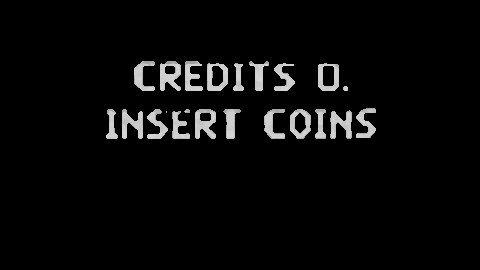
#> input picture TextRec/19375.png, 480 x 270 px, given in place of 20.jpg, which was not available
$ python OCR2.py
#> lines starting #> are read from the running program, lines starting #| are printed output that depends on the picture
import os
import numpy as np
import cv2
import pytesseract


def main():
    img = cv2.imread('/home/felipe/Downloads/20.jpg')
#> img is the input picture: shape (270, 480, 3); min 0, max 215, mean 9
    img_gray = cv2.cvtColor(img, cv2.COLOR_BGR2GRAY)
    img_gray = cv2.threshold(img_gray, 156, 255, cv2.THRESH_TOZERO)[1]
    kernel = np.ones((3, 3), np.uint8)
    img_gray = cv2.dilate(img_gray, kernel, iterations=1)
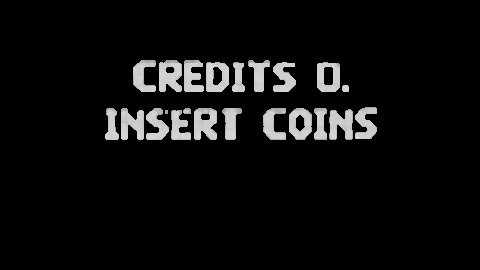
#> img_gray: shape (270, 480); min 0, max 215, mean 13.3
    img_gray = cv2.erode(img_gray, kernel, iterations=1)
    img_gray = cv2.medianBlur(img_gray, 3)
    filename = "{}.png".format(os.getpid())
    cv2.imwrite(filename, img_gray)
#> (the run stopped early here; a loop or call above may not have finished)

$ run again, on TextRec/pingue.jpg
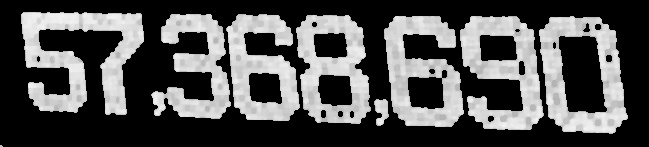
#> input picture TextRec/pingue.jpg, 649 x 147 px, given in place of 20.jpg, which was not available
#> in main, img is the input picture: shape (147, 649, 3); min 0, max 245, mean 81.8
#> in main, `img_gray = cv2.dilate(img_gray, kernel, iterations=1)`:
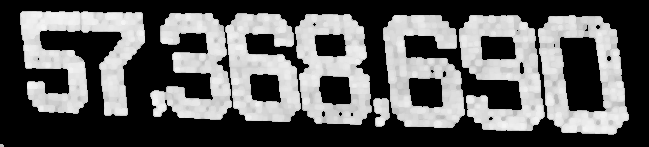
#> img_gray: shape (147, 649); min 0, max 245, mean 96.1
